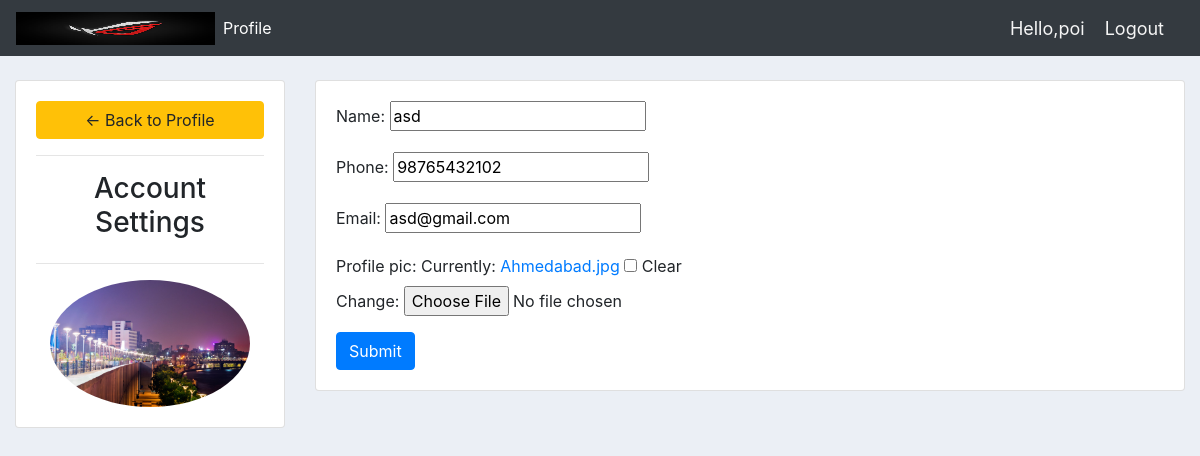
Page /profile/ (signed in) on the committed database.
### account/models.py (models this page shows, shortened)
class Customer(models.Model):
	user = models.OneToOneField(User, null=True, blank=True, on_delete=models.CASCADE)
	name = models.CharField(max_length=200, null=True)
	phone = models.CharField(max_length=200, null=True)
	email = models.CharField(max_length=200, null=True)
	profile_pic = models.ImageField(default="default_profile.png", null=True, blank=True)
	date_created = models.DateTimeField(auto_now_add=True, null=True)
	@property
	def imageURL(self):
		try:
			url = self.profile_pic.url
		except:
			url = '/images/default_profile.png'
		return url

### account/decorators.py (the view)
        def wrapper_function(request, *args, **kwargs):
            group = None
            if request.user.groups.exists():
                group = request.user.groups.all()[0].name
            if group in allowed_roles:
                return view_func(request, *args, **kwargs)
            else:
                return render(request,'account/error403.html')

### account/forms.py
class CustomerForm(ModelForm):
    class Meta:
        model = Customer
        fields = '__all__'
        exclude = ['user']

### account/views.py (called while the page is built)
@login_required
@allowed_users(allowed_roles=['customer'])
def profile(request):
    customer = request.user.customer
    form = CustomerForm(instance=customer)
    if request.method == "POST":
        form = CustomerForm(request.POST, request.FILES, instance=customer)
        if form.is_valid():
            form.save()
    context={'form':form, 'customer':customer}
    return render(request,'account/profile.html',context)

### account/templates/account/profile.html (shortened to what this page needs)
{%  extends 'account/main.html' %}
{% load static %}
{% block content %}
<br>
<div class="row">
	<div class="col-md-3">
		<div class="card card-body">
			<a class="btn btn-warning" href="{% url 'home' %}"> &#8592; Back to Profile</a>
			<hr>
			<h3 style="text-align: center">Account Settings</h3>
			<hr>
			<img class="profile-pic" src="{{customer.imageURL}}" >
		</div>
	</div>
	<div class="col-md-9">
		<div class="card card-body">
			<form method="POST" action="" enctype="multipart/form-data">
				{{form.as_p}}
			<button class="btn btn-primary" type="submit">Submit</button>
			</form>
		</div>
	</div>
</div>
{% endblock %}

### account/templates/account/navbar.html (shortened to what this page needs)
{% load static %}
<nav class="navbar navbar-expand-lg navbar-dark bg-dark">
  <img src="{% static 'images/img.jpg'%}" alt="Girl in a jacket" width="199" height="33">
  <div class="collapse navbar-collapse" id="navbarNav">
    <ul class="navbar-nav">
      {% if request.user.is_staff %}
      <li class="nav-item active">
        <a class="nav-link" href="{% url 'home' %}">Dashboard</a>
      </li>
      <li class="nav-item">
        <a class="nav-link" href="{% url 'products' %}">Products</a>
      </li>
      {% else %}
      <li class="nav-item active">
        <a class="nav-link" href="{% url 'profile' %}">Profile</a>
      </li>
      {% endif %}
    </ul>
  </div>
  <span>
      <p class="username">Hello,{{user.username}}</p>
    </span>
    <span >
      <a class="text" href="{% url 'logout' %}">Logout</a>
    </span>
</nav>

### static/css/main.css (style rules this page uses)
body { background-color: #ebeff5; }
.text { color: whitesmoke; font-size: 18px; margin-right: 20px; }
.username { margin-bottom: 0px; font-size: 18px; margin-right: 20px; color: whitesmoke; }
.profile-pic { max-width: 200px; max-height: 200px; margin: 0 auto; border-radius: 50%; }

### rows in the picture
Customer: imageURL (picture), name "asd", phone "98765432102", email "asd@gmail.com"

### other values in the picture
{{ user.username }} "poi"
